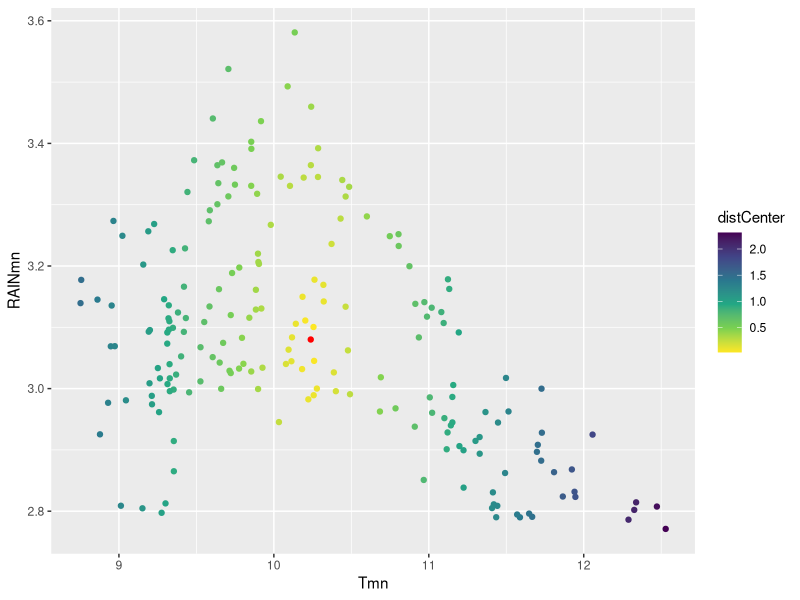
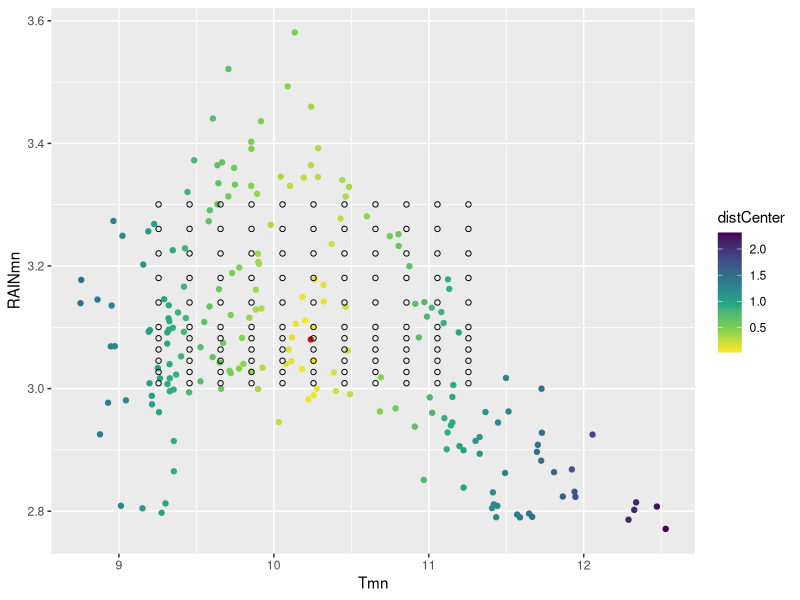

Write R code to recreate these figures, in order.
## ---- chunk 1
library(tidyverse)

## ---- chunk 2
weathermns <- read.csv("data/weathergrid.csv")

midgrid <- weathermns$gridid[which(weathermns$distCenter==min(weathermns$distCenter))]

ggplot(weathermns, aes(Tmn, RAINmn, color = distCenter)) + geom_point() +
  scale_color_continuous(type = "viridis", direction=-1) +
  geom_point(data=weathermns |> dplyr::summarize(Tmn=mean(Tmn), RAINmn = mean(RAINmn)), color="red")

## ---- chunk 3

bumpsmns.df <- read.csv("data/weathergridmns.csv")

ggplot(weathermns, aes(Tmn, RAINmn, color = distCenter)) + geom_point() +
  scale_color_continuous(type = "viridis", direction=-1) +
  geom_point(data=weathermns |> dplyr::summarize(Tmn=mean(Tmn), RAINmn = mean(RAINmn)), color="red") +
  geom_point(data=bumpsmns.df, color="black", pch=1)

## ---- chunk 4

